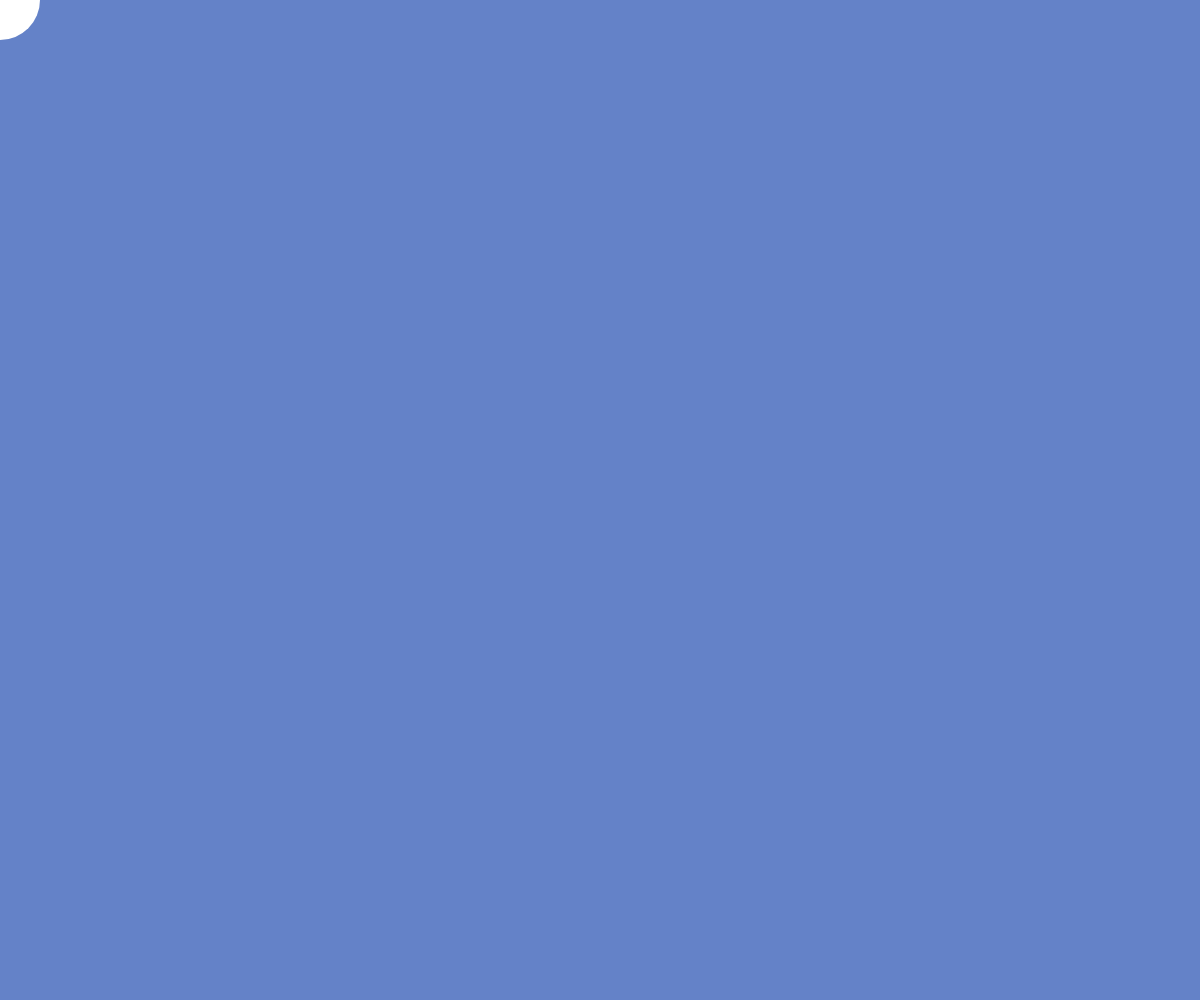
Frame 1 (no input)
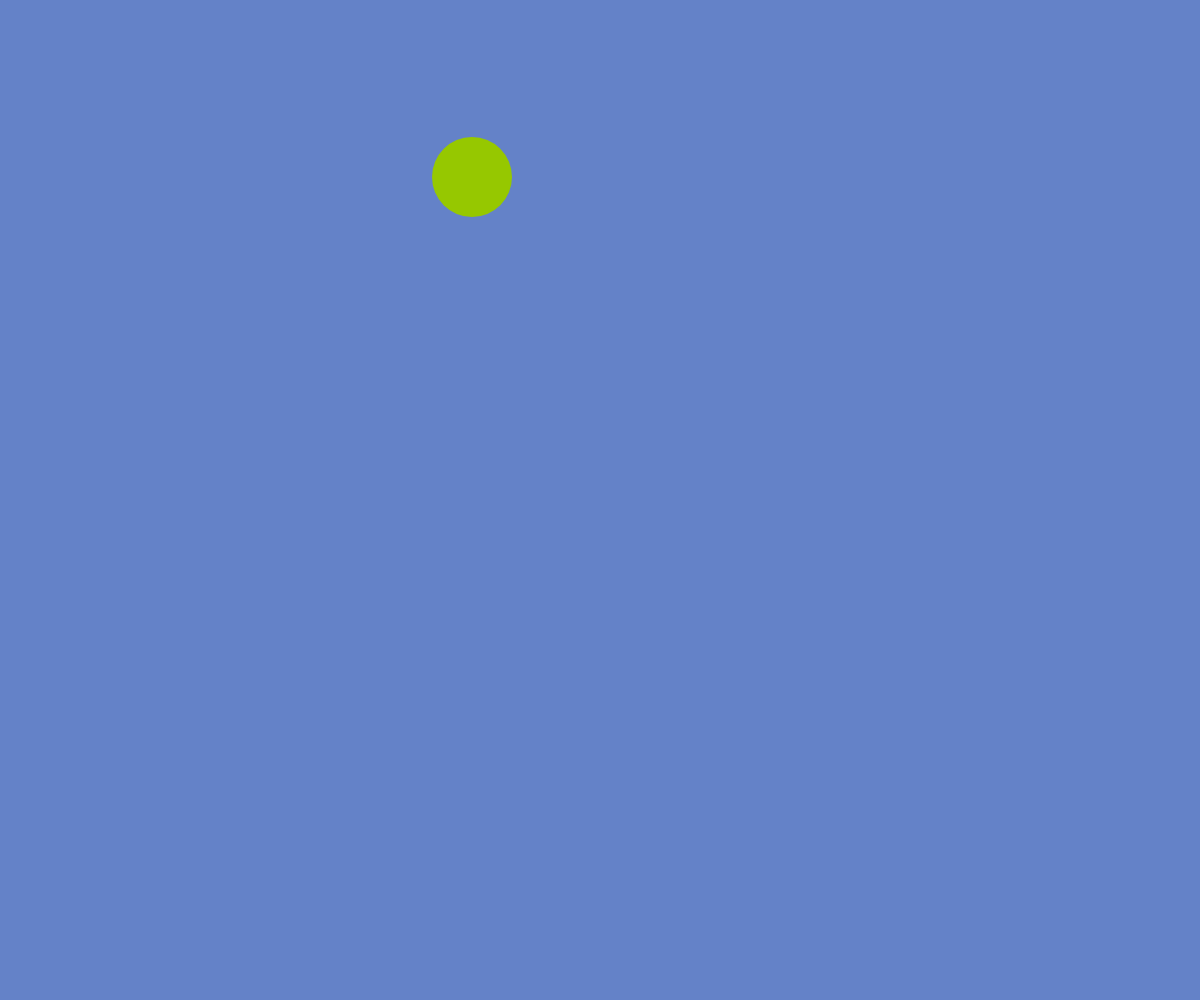
Frame 60 (no input)
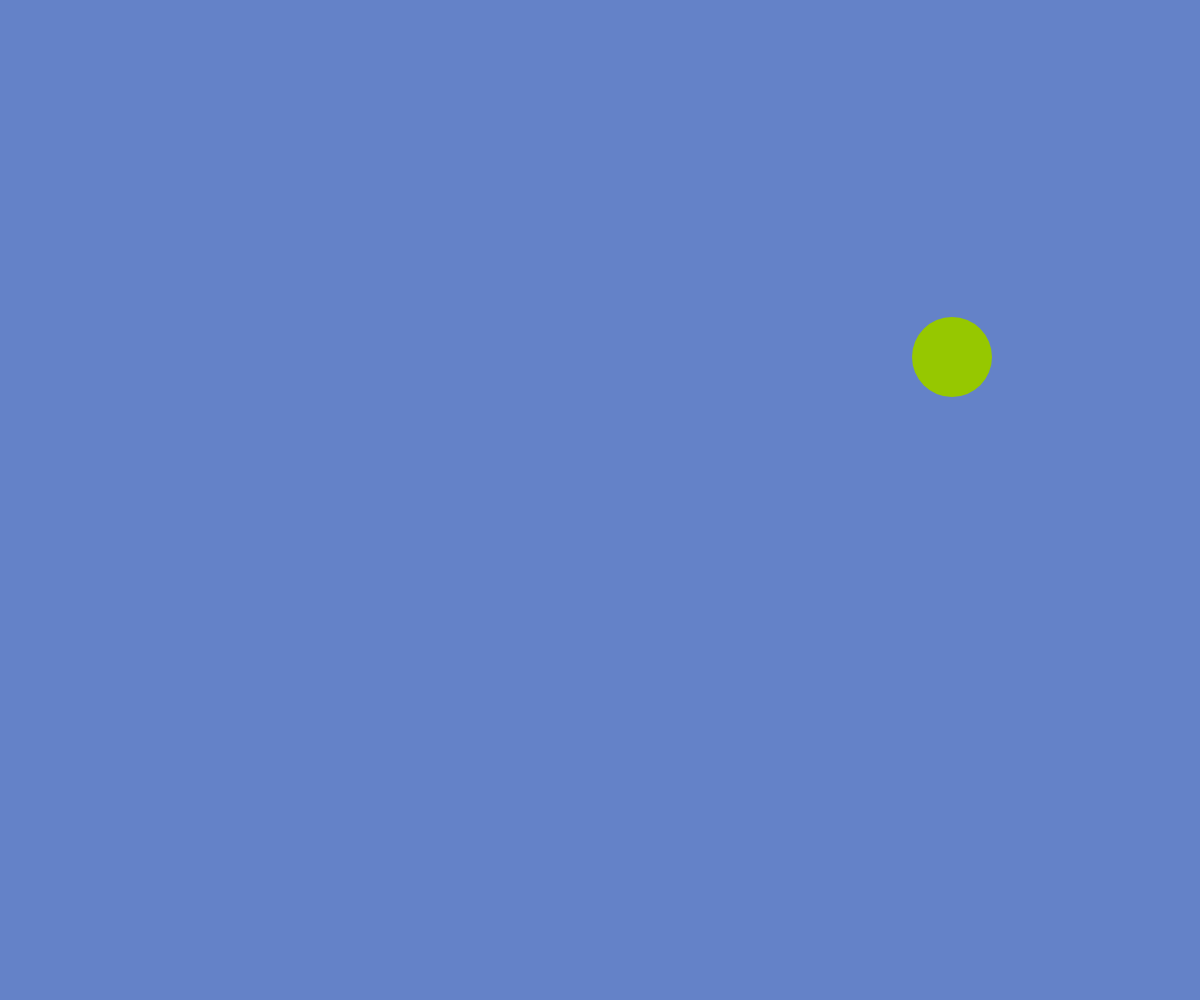
Frame 120 (the mouse pressed at the canvas centre since frame 60)

The p5.js sketch that drew these frames (run headless with seeded random() and noise() and a simulated clock; from frame 60 on, the mouse is pressed at the canvas centre):

// p5.js sketch
// ── sketch.js
//돌아다니는 원 잡기

let x = 0;
let y = 0;
let speed1 = 3;
let speed2 = 8; 
let state = 0 

function setup() {
    createCanvas(windowWidth, windowHeight);
    noStroke();
}

function draw() {
    background(100, 130, 200);
    ellipse(x, y, 80);

    let d = dist (mouseX, mouseY, x, y)

    if(state == 0){ // 위 > 왼쪽 경우
        x = x + speed2;
        y = y + speed1;
        if(y > height - 40) {
            state = 1; // 왼 > 아래
        }else if (x > width -40){
            state = 3; // 왼 > 오른쪽
        }
    }else if (state == 1){ // 왼 > 아래 경우
        x = x + speed2;
        y = y - speed1;
        if(x > width - 40){
            state = 2; // 아래 > 오른쪽 
        }else if (y < 40){
            state = 0; // 아래 > 위
        }
    }else if (state == 2){ // 아래 > 오른쪽 경우
        x = x - speed2;
        y = y - speed1;
        if(y < 40){
            state = 3; // 오른쪽 > 위
        }else if (x < 40){
            state = 1; // 오른쪽 > 위 왼쪽
        }
    }else if (state == 3){ // 오른쪽 > 위 경우
        x = x - speed2;
        y = y + speed1; 
        if(x < 40){
            state = 0; // 위 > 왼쪽
        }else if (y > height - 40){
            state = 2; // 위 > 아래
        }
    }
    
    if (d < 40 && mouseIsPressed){
        fill(250, 70, 100);
        speed1 = 0;
        speed2 = 0;
    }else {
        fill(150, 200, 0);
        speed1 = 3;
        speed2 = 8;
    }

}
function windowResized() {
    resizeCanvas(windowWidth, windowHeight);
}
